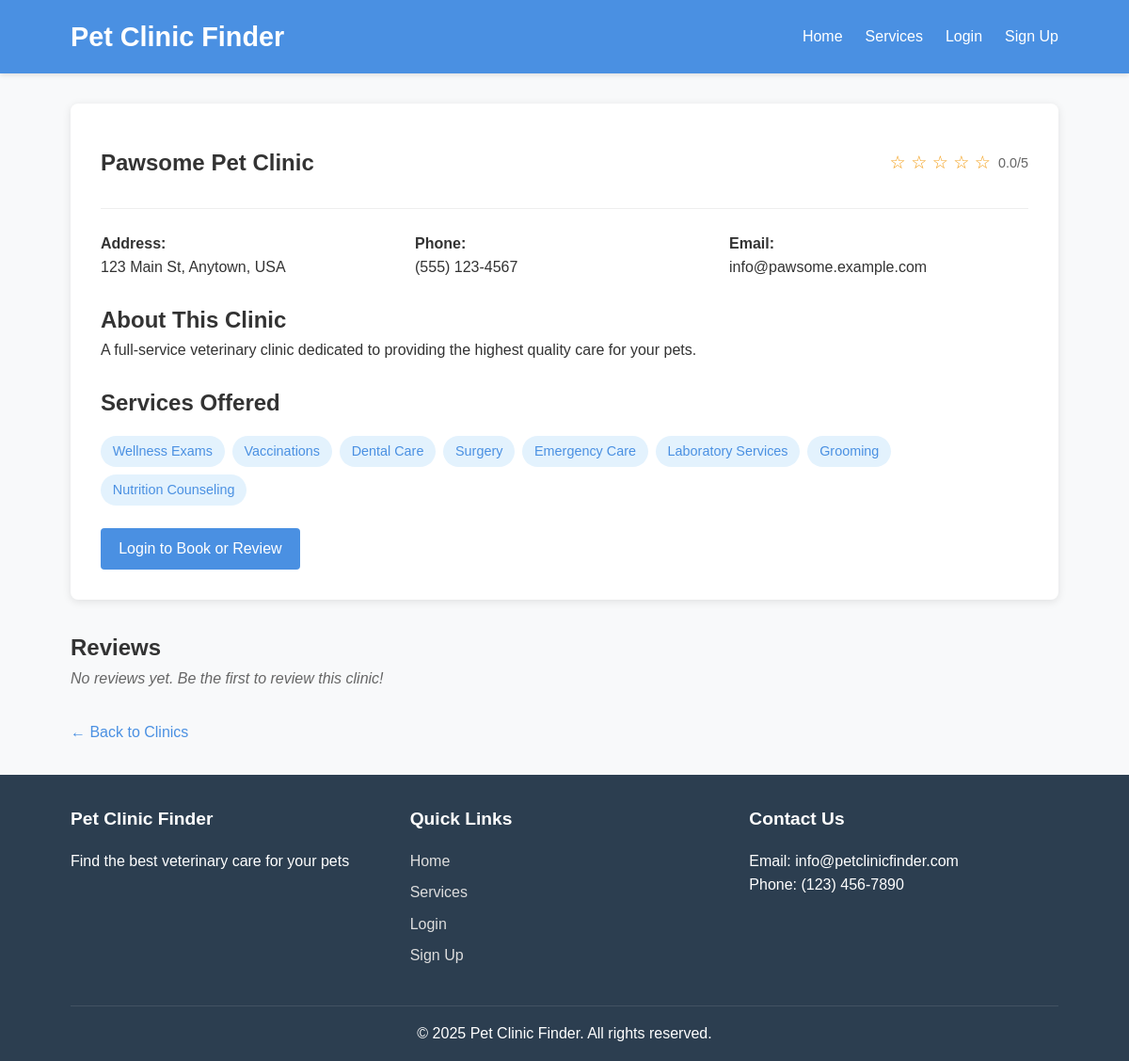
/clinics/1/, run on the app's committed database.
### clinic/models.py (models this page shows, shortened)
class Clinic(models.Model):
    name = models.CharField(max_length=100)
    address = models.TextField()
    phone = models.CharField(max_length=20)
    email = models.EmailField()
    description = models.TextField()
    services = models.ManyToManyField(Service, related_name='clinics')
    def average_rating(self):
        reviews = self.reviews.all()
        if reviews:
            return sum(review.rating for review in reviews) / len(reviews)
        return 0

class Service(models.Model):
    name = models.CharField(max_length=100)
    description = models.TextField()
    icon = models.CharField(max_length=50, blank=True, help_text="Icon name for the service")

### clinic/views.py (the view)
# urls.py: path('clinics/<int:clinic_id>/', views.clinic_detail, name='clinic_detail'),
def clinic_detail(request, clinic_id):
    clinic = get_object_or_404(Clinic, id=clinic_id)
    reviews = clinic.reviews.all().order_by('-created_at')
    user_review = None
    if request.user.is_authenticated:
        user_review = reviews.filter(user=request.user).first()
    return render(request, 'clinic/clinic_detail.html', {
        'clinic': clinic,
        'reviews': reviews,
        'user_review': user_review
    })

### clinic/templates/clinic/clinic_detail.html
{% extends 'clinic/base.html' %}
{% block content %}
<section class="clinic-detail">
    <div class="clinic-header">
        <h1>{{ clinic.name }}</h1>
        <div class="clinic-rating">
            <span class="stars">
                {% with rating=clinic.average_rating %}
                    {% for i in "12345" %}
                        {% if forloop.counter <= rating %}
                            ★
                        {% else %}
                            ☆
                        {% endif %}
                    {% endfor %}
                {% endwith %}
            </span>
            <span class="rating-text">{{ clinic.average_rating|floatformat:1 }}/5</span>
        </div>
    </div>
    <div class="clinic-info">
        <div class="info-item">
            <strong>Address:</strong>
            <p>{{ clinic.address }}</p>
        </div>
        <div class="info-item">
            <strong>Phone:</strong>
            <p>{{ clinic.phone }}</p>
        </div>
        <div class="info-item">
            <strong>Email:</strong>
            <p>{{ clinic.email }}</p>
        </div>
    </div>
    <div class="clinic-description">
        <h2>About This Clinic</h2>
        <p>{{ clinic.description }}</p>
    </div>
    <div class="clinic-services">
        <h2>Services Offered</h2>
        <div class="services-tags">
            {% for service in clinic.services.all %}
                <a href="{% url 'service_detail' service.id %}" class="service-tag">{{ service.name }}</a>
            {% empty %}
                <p>No services listed for this clinic.</p>
            {% endfor %}
        </div>
    </div>
    <div class="clinic-actions">
        {% if user.is_authenticated %}
            <a href="{% url 'book_appointment' %}" class="btn btn-primary">Book Appointment</a>
            {% if user_review %}
                <a href="{% url 'add_review' clinic.id %}" class="btn btn-secondary">Edit Your Review</a>
            {% else %}
                <a href="{% url 'add_review' clinic.id %}" class="btn btn-secondary">Write a Review</a>
            {% endif %}
        {% else %}
            <a href="{% url 'login' %}" class="btn btn-primary">Login to Book or Review</a>
        {% endif %}
    </div>
</section>
<section class="clinic-reviews">
    <h2>Reviews</h2>
    <div class="reviews-list">
        {% for review in reviews %}
            <div class="review-card">
                <div class="review-header">
                    <div class="review-user">{{ review.user.get_full_name|default:review.user.username }}</div>
                    <div class="review-date">{{ review.created_at|date:"F j, Y" }}</div>
                </div>
                <div class="review-rating">
                    {% for i in "12345" %}
                        {% if forloop.counter <= review.rating %}
                            <span class="star filled">★</span>
                        {% else %}
                            <span class="star">☆</span>
                        {% endif %}
                    {% endfor %}
                </div>
                <div class="review-comment">
                    {{ review.comment }}
                </div>
            </div>
        {% empty %}
            <p class="no-reviews">No reviews yet. Be the first to review this clinic!</p>
        {% endfor %}
    </div>
</section>
<div class="back-link">
    <a href="{% url 'home' %}">← Back to Clinics</a>
</div>
{% endblock %}

### clinic/static/css/style.css (style rules this page uses)
* { margin: 0; padding: 0; box-sizing: border-box; }
body { font-family: 'Arial', sans-serif; line-height: 1.6; color: #333; background-color: #f8f9fa; }
.btn { display: inline-block; padding: 0.6rem 1.2rem; background-color: #4a90e2; color: white; text-decoration: none; border-radius: 4px; font-weight: 500; transition: background-color 0.3s; border: none; cursor: pointer; }
.btn-primary { background-color: #4a90e2; }
.clinic-rating { margin: 1rem 0; display: flex; align-items: center; }
.stars { color: #f39c12; font-size: 1.2rem; margin-right: 0.5rem; }
.rating-text { color: #666; font-size: 0.9rem; }
.services-tags { display: flex; flex-wrap: wrap; gap: 0.5rem; margin-top: 1rem; }
.service-tag { display: inline-block; padding: 0.3rem 0.8rem; background-color: #e3f2fd; color: #4a90e2; border-radius: 20px; font-size: 0.9rem; text-decoration: none; transition: background-color 0.3s; }
.clinic-detail { background-color: white; border-radius: 8px; box-shadow: 0 2px 10px rgba(0, 0, 0, 0.1); padding: 2rem; margin-bottom: 2rem; }
.clinic-header { display: flex; justify-content: space-between; align-items: center; margin-bottom: 1.5rem; border-bottom: 1px solid #eee; padding-bottom: 1rem; }
.clinic-info { display: grid; grid-template-columns: repeat(auto-fit, minmax(200px, 1fr)); gap: 1rem; margin-bottom: 1.5rem; }
.clinic-description, .clinic-services { margin-bottom: 1.5rem; }
.clinic-actions { display: flex; gap: 1rem; margin-top: 1.5rem; }
.clinic-reviews { margin-top: 2rem; }
.reviews-list { display: flex; flex-direction: column; gap: 1rem; }
.no-reviews { color: #666; font-style: italic; }
.back-link { margin-top: 2rem; }
.back-link a { color: #4a90e2; text-decoration: none; display: inline-flex; align-items: center; }

### data on the page
Clinic: name "Pawsome Pet Clinic", average_rating "0.0", address "123 Main St, Anytown, USA", phone "(555) 123-4567", email "info@pawsome.example.com", description "A full-service veterinary clinic dedicated to providing the highest quality care for your pets."
Service: name "Wellness Exams"
Service: name "Vaccinations"
Service: name "Dental Care"
Service: name "Surgery"
Service: name "Emergency Care"
Service: name "Laboratory Services"
Service: name "Grooming"
Service: name "Nutrition Counseling"
